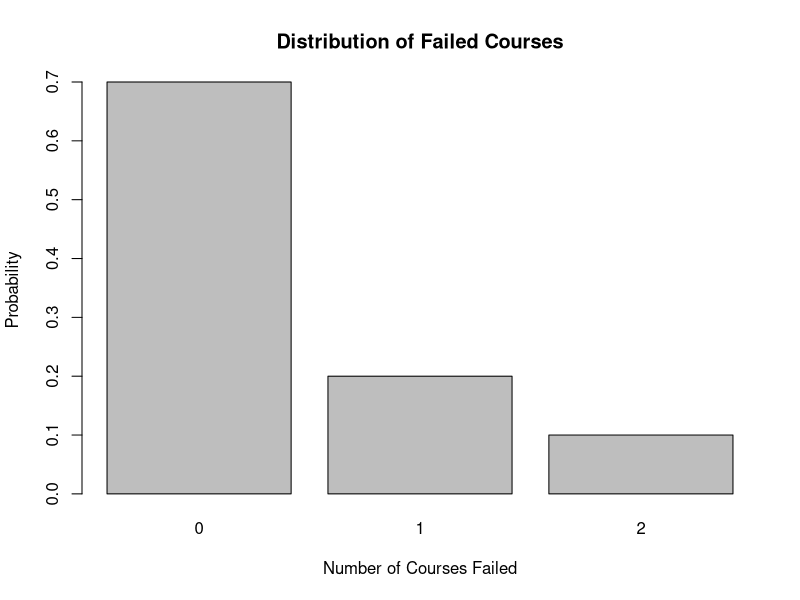
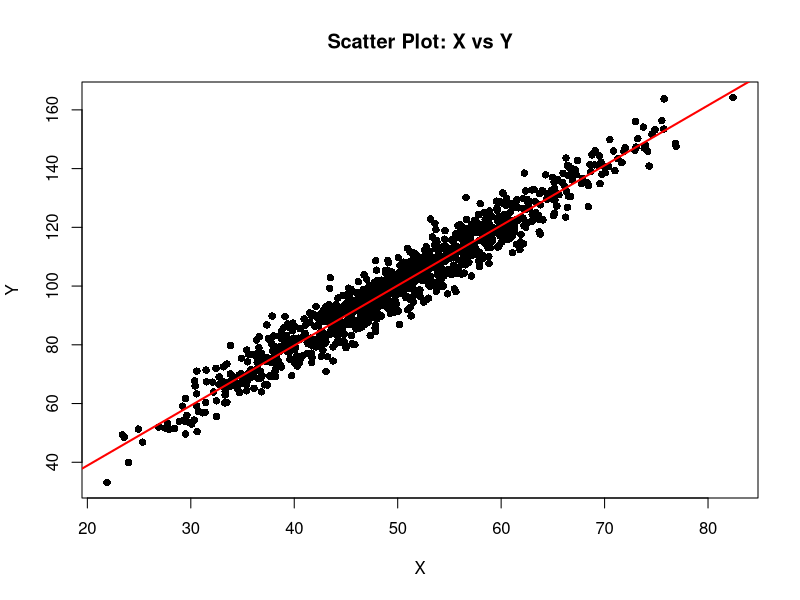
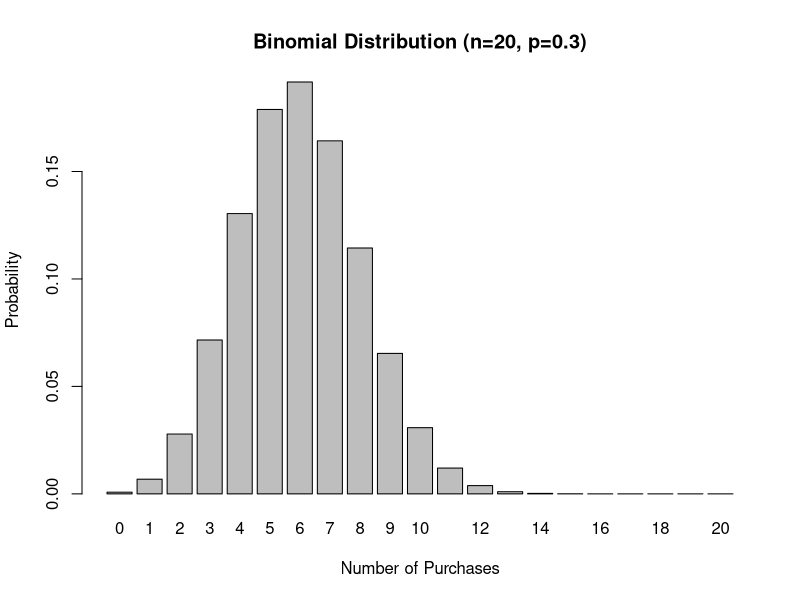
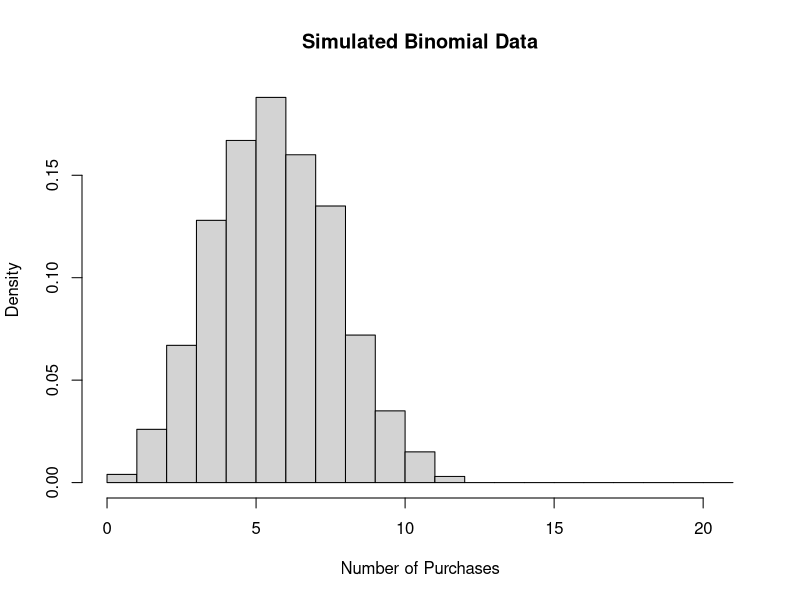
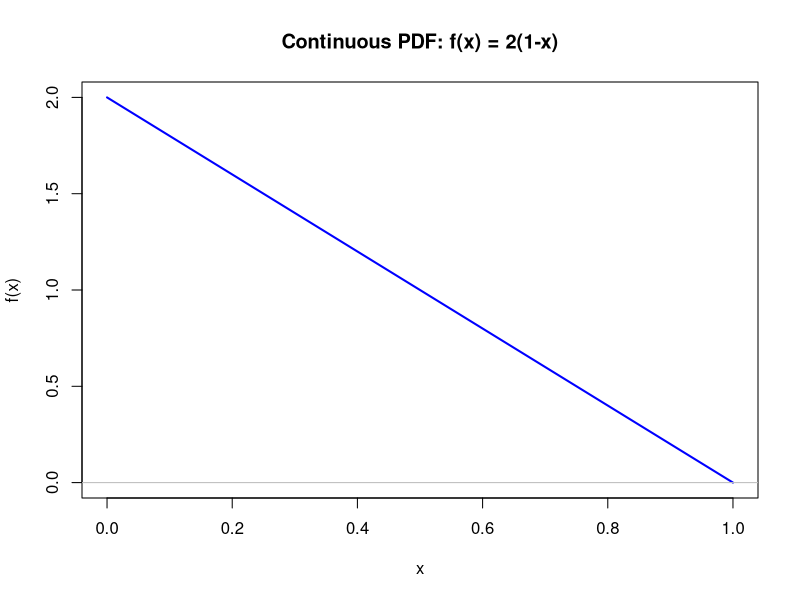
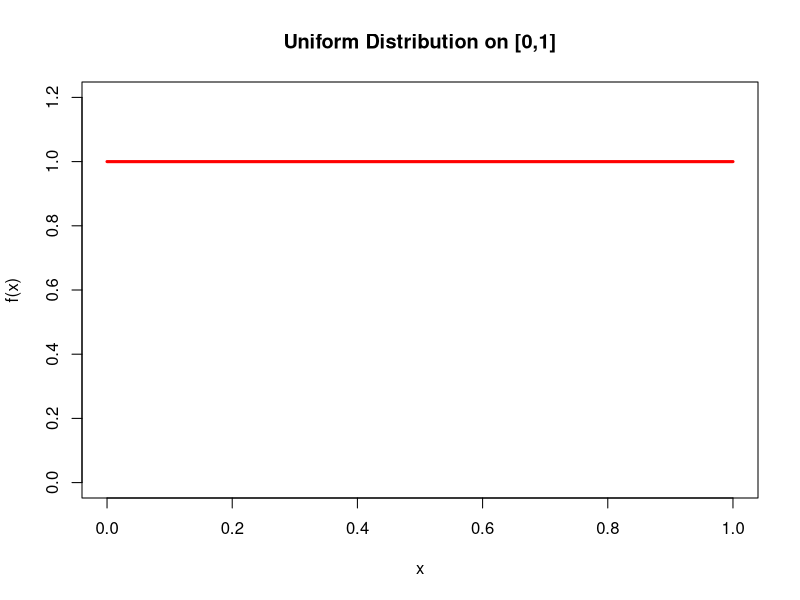
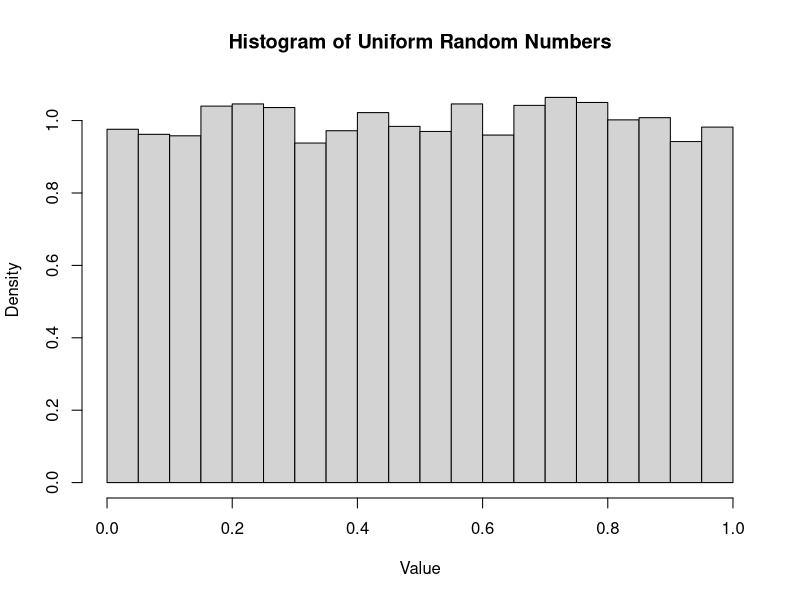
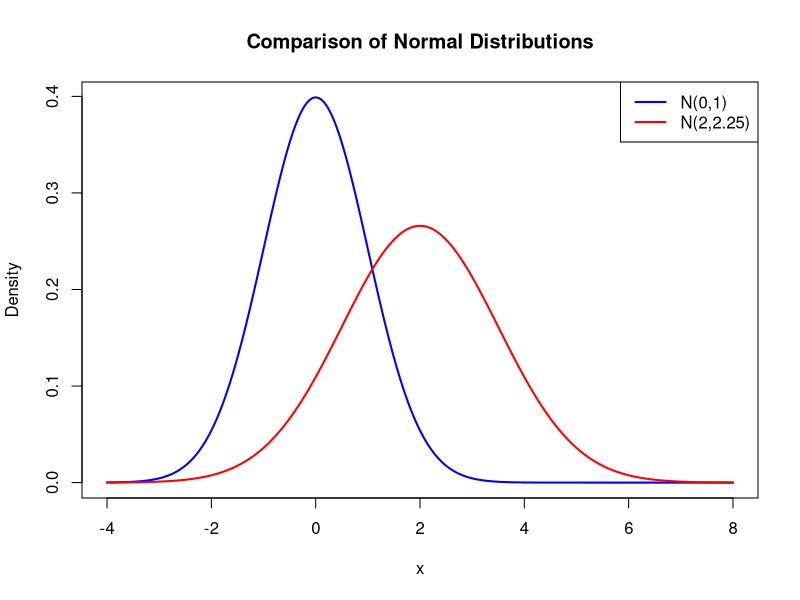

Source code (R) for these figures, in order:
## ---- chunk 1
#| echo: true

# Define a simple discrete random variable
# X = number of courses failed (0, 1, 2)
x_values <- c(0, 1, 2)
probabilities <- c(0.7, 0.2, 0.1)
# Verify probabilities sum to 1
sum(probabilities)
# Plot the distribution
barplot(probabilities, names.arg = x_values, 
        main = "Distribution of Failed Courses",
        xlab = "Number of Courses Failed", ylab = "Probability")
## ---- chunk 2
#| echo: true

# Calculate expected value manually
expected_value <- sum(x_values * probabilities)
print(paste("Expected value:", expected_value))

# Using a custom function
calculate_expectation <- function(values, probs) {
  return(sum(values * probs))
}

# Verify
calculate_expectation(x_values, probabilities)
## ---- chunk 3
#| echo: true  

# Calculate E(X^2)
x_squared_values <- x_values^2
e_x_squared <- sum(x_squared_values * probabilities)

# Calculate variance using formula: E(X^2) - [E(X)]^2
variance_manual <- e_x_squared - expected_value^2
std_dev_manual <- sqrt(variance_manual)

print(paste("Variance:", variance_manual))
print(paste("Standard Deviation:", std_dev_manual))
## ---- chunk 4
#| echo: true
 
# Example: Joint distribution of gender and employment status
# Create a contingency table
employment_data <- matrix(c(0.3, 0.2, 0.15, 0.35), nrow = 2,
                         dimnames = list(c("Male", "Female"), 
                                       c("Employed", "Unemployed")))

print(employment_data)
## ---- chunk 5
#| echo: true
 
# Calculate marginal distributions
margin_gender <- rowSums(employment_data)
margin_employment <- colSums(employment_data)

print("Marginal distribution - Gender:")
print(margin_gender)
print("Marginal distribution - Employment:")
print(margin_employment)
## ---- chunk 6
#| echo: true

# Test for independence
# If independent: joint = marginal_row × marginal_col
independence_test <- outer(margin_gender, margin_employment)
print("If independent, joint distribution would be:")
print(independence_test)
print("Actual joint distribution:")
print(employment_data)
## ---- chunk 7
#| echo: true

# Simulate data for demonstration
set.seed(123)
n <- 1000

# Generate correlated variables
x <- rnorm(n, mean = 50, sd = 10)
y <- 2*x + rnorm(n, mean = 0, sd = 5)  # y depends on x plus noise

# Calculate sample covariance and correlation
sample_cov <- cov(x, y)
sample_cor <- cor(x, y)

print(paste("Sample Covariance:", round(sample_cov, 3)))
print(paste("Sample Correlation:", round(sample_cor, 3)))
## ---- chunk 8
#| echo: true

print(paste("Sample Correlation:", round(sample_cor, 3)))
# Visualize
plot(x, y, main = "Scatter Plot: X vs Y", 
     xlab = "X", ylab = "Y", pch = 16, alpha = 0.6)
abline(lm(y ~ x), col = "red", lwd = 2)
## ---- chunk 9
#| echo: true

# Example: Number of customers making a purchase
n_customers <- 20
prob_purchase <- 0.3

# Calculate probabilities for different numbers of purchases
k_values <- 0:n_customers
prob_k <- dbinom(k_values, size = n_customers, prob = prob_purchase)
## ---- chunk 10
#| echo: true

# Plot the distribution
barplot(prob_k, names.arg = k_values,
        main = "Binomial Distribution (n=20, p=0.3)",
        xlab = "Number of Purchases", ylab = "Probability")
## ---- chunk 11
#| echo: true
 
# Calculate expected value and variance
expected_purchases <- n_customers * prob_purchase
variance_purchases <- n_customers * prob_purchase * (1 - prob_purchase)

print(paste("Expected purchases:", expected_purchases))
print(paste("Variance:", variance_purchases))
## ---- chunk 12
#| echo: true

# Simulate data
set.seed(456)
simulated_purchases <- rbinom(1000, size = n_customers, prob = prob_purchase)
hist(simulated_purchases, breaks = 0:21, 
     main = "Simulated Binomial Data", 
     xlab = "Number of Purchases", probability = TRUE)
## ---- chunk 13
#| echo: true

# Plot a simple continuous distribution
x <- seq(0, 1, length.out = 1000)
y <- 2 * (1 - x)  # f(x) = 2(1-x) for 0 ≤ x ≤ 1

plot(x, y, type = "l", lwd = 2, col = "blue",
     main = "Continuous PDF: f(x) = 2(1-x)",
     xlab = "x", ylab = "f(x)")
abline(h = 0, col = "gray")

# Verify this is a valid pdf (area = 1)
area_under_curve <- integrate(function(x) 2*(1-x), lower = 0, upper = 1)
print(paste("Area under curve:", area_under_curve$value))
## ---- chunk 14
#| echo: true

# For our f(x) = 2(1-x) example
# Calculate expected value manually
e_x_manual <- integrate(function(x) x * 2*(1-x), lower = 0, upper = 1)
print(paste("E(X) manual calculation:", e_x_manual$value))

# Calculate E(X^2)
e_x_squared <- integrate(function(x) x^2 * 2*(1-x), lower = 0, upper = 1)
variance_manual <- e_x_squared$value - (e_x_manual$value)^2
print(paste("Variance manual calculation:", variance_manual))
## ---- chunk 15
#| echo: true

# Compare with simulation
set.seed(789)
n_sim <- 100000

# Generate random samples from this distribution using rejection sampling
samples <- c()
while(length(samples) < n_sim) {
  candidate_x <- runif(1, 0, 1)
  candidate_y <- runif(1, 0, 2)
  if(candidate_y <= 2*(1 - candidate_x)) {
    samples <- c(samples, candidate_x)
  }
}

print(paste("Simulated E(X):", mean(samples)))
print(paste("Simulated Variance:", var(samples)))
## ---- chunk 16
#| echo: true

# Uniform distribution on [0,1]
x_uniform <- seq(0, 1, length.out = 1000)
y_uniform <- rep(1, 1000)  # f(x) = 1 for 0 ≤ x ≤ 1

plot(x_uniform, y_uniform, type = "l", lwd = 3, col = "red",
     main = "Uniform Distribution on [0,1]",
     xlab = "x", ylab = "f(x)", ylim = c(0, 1.2))
## ---- chunk 17
#| echo: true 

# Generate and analyze uniform random numbers
uniform_samples <- runif(10000, min = 0, max = 1)
hist(uniform_samples, breaks = 20, probability = TRUE,
     main = "Histogram of Uniform Random Numbers",
     xlab = "Value", ylab = "Density")

# Theoretical vs empirical moments
print(paste("Theoretical mean:", 0.5))
print(paste("Empirical mean:", mean(uniform_samples)))
print(paste("Theoretical variance:", 1/12))
print(paste("Empirical variance:", var(uniform_samples)))
## ---- chunk 18
#| echo: true

# Compare different normal distributions
x_range <- seq(-4, 8, length.out = 1000)

# Standard normal
y_standard <- dnorm(x_range, mean = 0, sd = 1)

# Normal with mean=2, sd=1.5
y_shifted <- dnorm(x_range, mean = 2, sd = 1.5)

plot(x_range, y_standard, type = "l", lwd = 2, col = "blue",
     main = "Comparison of Normal Distributions",
     xlab = "x", ylab = "Density")
lines(x_range, y_shifted, lwd = 2, col = "red")
legend("topright", 
       legend = c("N(0,1)", "N(2,2.25)"), 
       col = c("blue", "red"), lwd = 2)
## ---- chunk 19
#| echo: true

# Practical application: Test scores
# Suppose test scores are normally distributed with mean 75, sd 10
mean_score <- 75
sd_score <- 10

# What's the probability a student scores above 85?
prob_above_85 <- 1 - pnorm(85, mean = mean_score, sd = sd_score)
print(paste("P(Score > 85):", round(prob_above_85, 4)))

# What score represents the 90th percentile?
score_90th <- qnorm(0.90, mean = mean_score, sd = sd_score)
print(paste("90th percentile score:", round(score_90th, 2)))
## ---- chunk 20
#| echo: true

# Simulate and visualize
set.seed(101112)
simulated_scores <- rnorm(1000, mean = mean_score, sd = sd_score)
hist(simulated_scores, breaks = 30, probability = TRUE,
     main = "Simulated Test Scores",
     xlab = "Score", ylab = "Density")

# Overlay theoretical density
x_theory <- seq(40, 110, length.out = 500)
y_theory <- dnorm(x_theory, mean = mean_score, sd = sd_score)
lines(x_theory, y_theory, col = "red", lwd = 2)
## ---- chunk 21
#| echo: true

# Example: Income conditional on education level
set.seed(131415)
n <- 5000

# Simulate education (years)
education <- sample(8:20, n, replace = TRUE, 
                   prob = c(rep(0.05, 4), rep(0.1, 5), rep(0.15, 4)))

# Income depends on education plus random factors
# E(Income | Education) = 20000 + 3000 * Education
income <- 20000 + 3000 * education + rnorm(n, 0, 10000)
## ---- chunk 22
#| echo: true

# Calculate conditional expectations for each education level
conditional_means <- tapply(income, education, mean)
print("Conditional Expectations E(Income | Education):")
print(round(conditional_means, 0))

# Verify law of iterated expectations
# E(Y) should equal weighted average of conditional expectations
education_probs <- table(education) / n
overall_mean_theoretical <- sum(conditional_means * education_probs)
overall_mean_actual <- mean(income)

print(paste("Overall mean (actual):", round(overall_mean_actual, 0)))
print(paste("Overall mean (iterated expectations):", 
            round(overall_mean_theoretical, 0)))
## ---- chunk 23
#| echo: true

# Visualize
boxplot(income ~ education, 
        main = "Income Distribution by Education Level",
        xlab = "Years of Education", ylab = "Income")

# Add conditional means
points(1:length(conditional_means), conditional_means, 
       col = "red", pch = 16, cex = 1.2)
## ---- chunk 24
#| echo: true

# Using our income-education example
# Calculate conditional variances
conditional_vars <- tapply(income, education, var)

# Calculate variance of conditional means
var_of_conditional_means <- var(conditional_means) * 
                           (length(conditional_means) - 1) / 
                           length(conditional_means)

# Calculate expected value of conditional variances
expected_conditional_var <- sum(conditional_vars * education_probs)
## ---- chunk 25
#| echo: true

# Total variance
total_variance <- var(income)

print("Variance Decomposition:")
print(paste("Total variance:", round(total_variance, 0)))
print(paste("Variance of conditional means:", 
            round(var_of_conditional_means, 0)))
print(paste("Expected conditional variance:", 
            round(expected_conditional_var, 0)))
print(paste("Sum of components:", 
            round(var_of_conditional_means + expected_conditional_var, 0)))

# This demonstrates how education explains part of income variation
explained_variance_ratio <- var_of_conditional_means / total_variance
print(paste("Proportion of variance explained by education:", 
            round(explained_variance_ratio, 3)))
## ---- chunk 26
#| echo: true

# Simple linear congruential generator
simple_rng <- function(seed, n, a = 1664525, c = 1013904223, m = 2^32) {
  x <- numeric(n)
  x[1] <- seed
  
  for(i in 2:n) {
    x[i] <- (a * x[i-1] + c) %% m
  }
  
  # Convert to [0,1] interval
  return(x / m)
}
## ---- chunk 27
#| echo: true

# Generate random numbers
custom_random <- simple_rng(seed = 12345, n = 10000)

# Test uniformity
hist(custom_random, breaks = 20, probability = TRUE,
     main = "Custom Random Number Generator",
     xlab = "Value", ylab = "Density")
abline(h = 1, col = "red", lwd = 2)  # Theoretical uniform density

# Inversion method example: Exponential distribution
# F(x) = 1 - exp(-λx), so F^(-1)(u) = -ln(1-u)/λ
lambda <- 2
uniform_vals <- runif(1000)
exponential_vals <- -log(1 - uniform_vals) / lambda

# Compare with built-in function
exponential_builtin <- rexp(1000, rate = lambda)
## ---- chunk 28
#| echo: true

# Plot comparison
par(mfrow = c(1, 2))
hist(exponential_vals, breaks = 30, probability = TRUE,
     main = "Exponential via Inversion", xlab = "Value")
hist(exponential_builtin, breaks = 30, probability = TRUE,
     main = "Exponential Built-in", xlab = "Value")
## ---- chunk 29
# Demonstrate CLT with different underlying distributions
set.seed(161718)

# Function to demonstrate CLT
demonstrate_clt <- function(population_dist, sample_size, num_samples) {
  sample_means <- numeric(num_samples)
  
  for(i in 1:num_samples) {
    if(population_dist == "uniform") {
      sample_data <- runif(sample_size, 0, 1)
    } else if(population_dist == "exponential") {
      sample_data <- rexp(sample_size, rate = 1)
    } else if(population_dist == "skewed") {
      sample_data <- rbeta(sample_size, 2, 8)
    }
    sample_means[i] <- mean(sample_data)
  }
  
  return(sample_means)
}

# Test with different distributions
par(mfrow = c(2, 3))

for(dist in c("uniform", "exponential", "skewed")) {
  for(n in c(5, 30)) {
    means <- demonstrate_clt(dist, n, 1000)
    hist(means, breaks = 30, probability = TRUE,
         main = paste(dist, "dist, n =", n),
         xlab = "Sample Mean")
    
    # Overlay normal approximation
    x_norm <- seq(min(means), max(means), length.out = 100)
    y_norm <- dnorm(x_norm, mean = mean(means), sd = sd(means))
    lines(x_norm, y_norm, col = "red", lwd = 2)
  }
}
